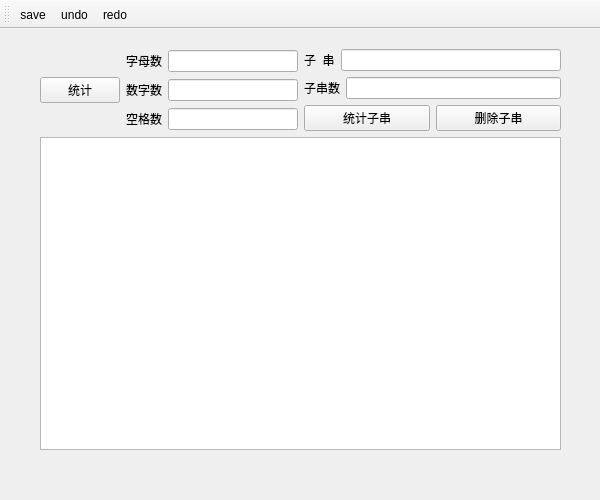
<?xml version="1.0" encoding="UTF-8"?>
<ui version="4.0">
 <class>TextEditor</class>
 <widget class="QMainWindow" name="TextEditor">
  <property name="geometry">
   <rect>
    <x>0</x>
    <y>0</y>
    <width>600</width>
    <height>500</height>
   </rect>
  </property>
  <property name="sizePolicy">
   <sizepolicy hsizetype="Fixed" vsizetype="Fixed">
    <horstretch>0</horstretch>
    <verstretch>0</verstretch>
   </sizepolicy>
  </property>
  <property name="minimumSize">
   <size>
    <width>600</width>
    <height>500</height>
   </size>
  </property>
  <property name="maximumSize">
   <size>
    <width>600</width>
    <height>500</height>
   </size>
  </property>
  <property name="windowTitle">
   <string>TextEditor</string>
  </property>
  <widget class="QWidget" name="centralwidget">
   <property name="sizePolicy">
    <sizepolicy hsizetype="Fixed" vsizetype="Fixed">
     <horstretch>0</horstretch>
     <verstretch>0</verstretch>
    </sizepolicy>
   </property>
   <property name="minimumSize">
    <size>
     <width>600</width>
     <height>450</height>
    </size>
   </property>
   <property name="maximumSize">
    <size>
     <width>600</width>
     <height>450</height>
    </size>
   </property>
   <widget class="QWidget" name="layoutWidget">
    <property name="geometry">
     <rect>
      <x>40</x>
      <y>20</y>
      <width>521</width>
      <height>401</height>
     </rect>
    </property>
    <layout class="QVBoxLayout" name="verticalLayout_3">
     <item>
      <layout class="QHBoxLayout" name="horizontalLayout_5">
       <item>
        <layout class="QHBoxLayout" name="horizontalLayout">
         <item>
          <layout class="QVBoxLayout" name="verticalLayout">
           <item>
            <widget class="QPushButton" name="statistic">
             <property name="text">
              <string>统计</string>
             </property>
            </widget>
           </item>
          </layout>
         </item>
         <item>
          <layout class="QVBoxLayout" name="verticalLayout_left_in">
           <item>
            <layout class="QHBoxLayout" name="horizontalLayout_char">
             <item>
              <widget class="QLabel" name="labelchar">
               <property name="text">
                <string>字母数</string>
               </property>
              </widget>
             </item>
             <item>
              <widget class="QLineEdit" name="lineEdit_char"/>
             </item>
            </layout>
           </item>
           <item>
            <layout class="QHBoxLayout" name="horizontalLayout_num">
             <item>
              <widget class="QLabel" name="labelnum">
               <property name="text">
                <string>数字数</string>
               </property>
              </widget>
             </item>
             <item>
              <widget class="QLineEdit" name="lineEdit_num"/>
             </item>
            </layout>
           </item>
           <item>
            <layout class="QHBoxLayout" name="horizontalLayout_space">
             <item>
              <widget class="QLabel" name="labelspace">
               <property name="text">
                <string>空格数</string>
               </property>
              </widget>
             </item>
             <item>
              <widget class="QLineEdit" name="lineEdit_space"/>
             </item>
            </layout>
           </item>
          </layout>
         </item>
        </layout>
       </item>
       <item>
        <layout class="QVBoxLayout" name="verticalLayout_2">
         <item>
          <layout class="QHBoxLayout" name="horizontalLayout_3">
           <item>
            <widget class="QLabel" name="label">
             <property name="text">
              <string>子  串</string>
             </property>
            </widget>
           </item>
           <item>
            <widget class="QLineEdit" name="lineEdit"/>
           </item>
          </layout>
         </item>
         <item>
          <layout class="QHBoxLayout" name="horizontalLayout_2">
           <item>
            <widget class="QLabel" name="label_2">
             <property name="text">
              <string>子串数</string>
             </property>
            </widget>
           </item>
           <item>
            <widget class="QLineEdit" name="lineEdit_2"/>
           </item>
          </layout>
         </item>
         <item>
          <layout class="QHBoxLayout" name="horizontalLayout_4">
           <item>
            <widget class="QPushButton" name="substringnum">
             <property name="text">
              <string>统计子串</string>
             </property>
            </widget>
           </item>
           <item>
            <widget class="QPushButton" name="delete_substring">
             <property name="text">
              <string>删除子串</string>
             </property>
            </widget>
           </item>
          </layout>
         </item>
        </layout>
       </item>
      </layout>
     </item>
     <item>
      <widget class="QPlainTextEdit" name="plainTextEdit">
       <property name="font">
        <font>
         <pointsize>13</pointsize>
        </font>
       </property>
       <property name="plainText">
        <string/>
       </property>
      </widget>
     </item>
    </layout>
   </widget>
  </widget>
  <widget class="QToolBar" name="toolBar">
   <property name="windowTitle">
    <string>toolBar</string>
   </property>
   <attribute name="toolBarArea">
    <enum>TopToolBarArea</enum>
   </attribute>
   <attribute name="toolBarBreak">
    <bool>false</bool>
   </attribute>
   <addaction name="action_save"/>
   <addaction name="action_undo"/>
   <addaction name="action_redo"/>
  </widget>
  <action name="action_save">
   <property name="icon">
    <iconset resource="res.qrc">
     <normaloff>:/images/Save.jpg</normaloff>:/images/Save.jpg</iconset>
   </property>
   <property name="text">
    <string>save</string>
   </property>
   <property name="toolTip">
    <string>保存(save)</string>
   </property>
   <property name="shortcut">
    <string>Ctrl+S</string>
   </property>
  </action>
  <action name="action_undo">
   <property name="icon">
    <iconset resource="res.qrc">
     <normaloff>:/images/Undo.jpg</normaloff>:/images/Undo.jpg</iconset>
   </property>
   <property name="text">
    <string>undo</string>
   </property>
   <property name="toolTip">
    <string>撤销(undo)</string>
   </property>
   <property name="shortcut">
    <string>Ctrl+Z</string>
   </property>
  </action>
  <action name="action_redo">
   <property name="icon">
    <iconset resource="res.qrc">
     <normaloff>:/images/Redo.jpg</normaloff>:/images/Redo.jpg</iconset>
   </property>
   <property name="text">
    <string>redo</string>
   </property>
   <property name="toolTip">
    <string>恢复(redo)</string>
   </property>
   <property name="shortcut">
    <string>Ctrl+Y</string>
   </property>
  </action>
 </widget>
 <resources>
  <include location="res.qrc"/>
 </resources>
 <connections/>
</ui>
